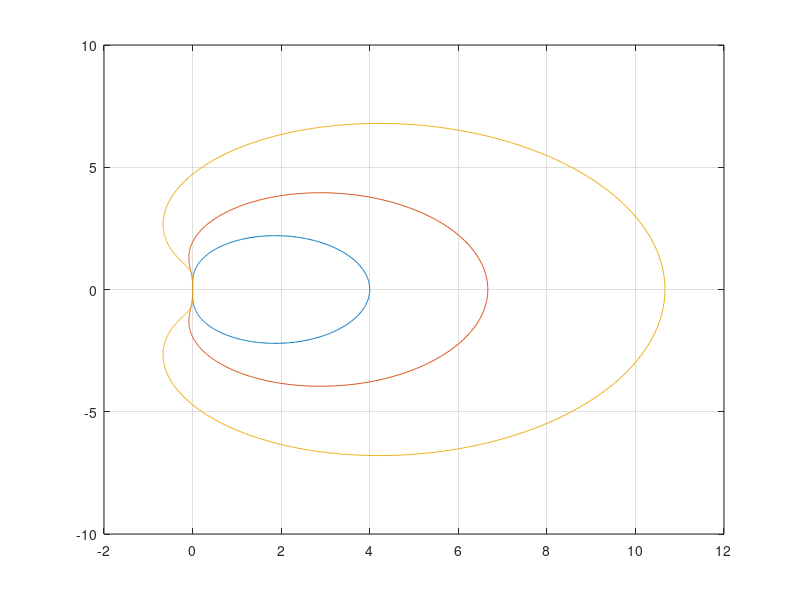

Reproduce this figure in MATLAB.
% A procedure to plot the boundary of the linear stability 
% domains for the BDF2, BDF3, and BDF4 methods:
t = 0:0.01:2*pi;
%
% BDF2
x2 = 1.5-2.0*cos(t)+0.5*cos(2.0*t);
y2 = 2.0*sin(t)-0.5*sin(2.0*t);
%
% BDF3
x3 = 11/6-3*cos(t)+3/2*cos(2*t)-1/3*cos(3*t);
y3 = 3*sin(t)-3/2*sin(2*t)+1/3*sin(3*t);
%
% BDF4
x4 = 25/12-4*cos(t)+3*cos(2*t)-4/3*cos(3*t)+1/4*cos(4*t);
y4 = 4*sin(t)-3*sin(2*t)+4/3*sin(3*t)-1/4*sin(4*t);

plot(x2,y2,x3,y3,x4,y4)
grid on
